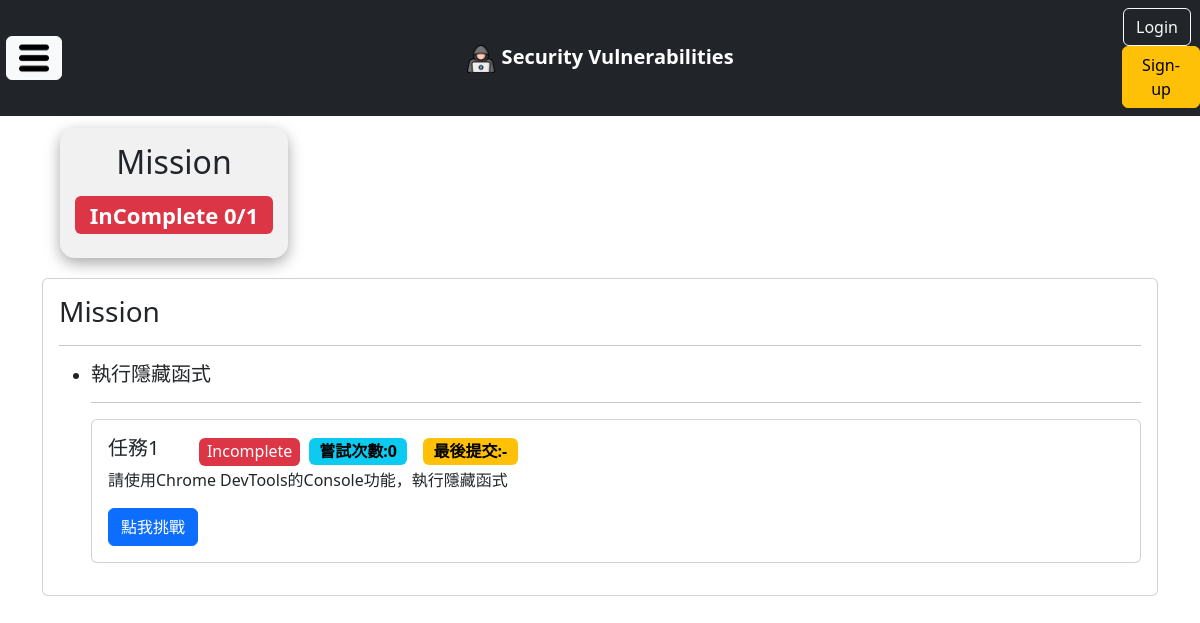
Page /devtools/console on the committed database.
### students/models.py (models this page shows, shortened)
class Mission(models.Model):
    title = models.CharField(max_length=100)
    description = models.TextField(default="")
    alias = models.CharField(max_length=100, default="")
    category = models.ForeignKey(MissionCategory, on_delete=models.CASCADE)

### students/views.py (the view)
# urls.py: path('devtools/console', students.devtools_console, name='DevConsole'),
def devtools_console(request):
    category_id = MissionCategory.objects.get(title='Console').id
    missions_info, missions_complete_count = StudentService.get_missions_info(request.user.id, category_id)
    return render(request, 'students/dev_console.html', locals())

### students/service.py (called while the page is built)
    def get_max_attempts(user_id, mission_id):
        max_attempts = MissionRecord.objects.filter(student_id=user_id, mission_id=mission_id).aggregate(Max('attempts'))['attempts__max']
        return max_attempts if max_attempts != None else 0

    def get_missions_info(user_id, category_id):
        missions_info = []
        missions = Mission.objects.filter(category_id=category_id)
        missions_complete_count = 0
        for mission in missions:
            records = MissionRecord.objects.filter(student_id=user_id, mission_id=mission.id)
            is_completed = records.filter(is_completed=True).exists()
            if is_completed:
                missions_complete_count += 1
            missions_info.append({
                'mission': mission,
                'records': records,
                'is_completed': is_completed,
                'attempts': StudentService.get_max_attempts(user_id, mission.id),
                'last_attempt': records.order_by('-created_at').first().created_at if records.exists() else ''
            })
        return missions_info, missions_complete_count

### students/templatetags/filter.py (called while the page is built)
@register.filter
def formatTime(datetime):
    if datetime == '':
        return '-'
    return datetime.strftime("%Y/%m/%d")

@register.filter
def length(list):
    return len(list)

### templates/students/dev_console.html (shortened to what this page needs)
{% extends "base.html" %}
{% block content%}
{% load filter %}
<a href="{% url 'Devtools' %}" class="btn" style="background-color: #575656ba;color:white;position:  absolute;left: 25px;">回上一頁</a>
<div class="row">
    <div class="col-9">
        <h1>Console</h1>
    </div>
    <div class="col-3" style="text-align: center;background-color: #e3e3e381;width: 20%;height: 130px;border-radius: 15px; box-shadow: rgba(0, 0, 0, 0.35) 0px 5px 15px;margin: 0px 30px;">
        {% if missions_complete_count == missions_info|length %}
        <h2 style="margin: 15px;">Mission</h2>
        <span class="badge bg-success" style="margin: 0px 0px 15px;font-size: 22px;">
            Complete {{ missions_complete_count }}/{{ missions_info|length }}
        </span>
        {% else %}
        <h2 style="margin: 15px;">Mission</h2>
        <span class="badge bg-danger" style="margin: 0px 0px 15px;font-size: 22px;">
            InComplete {{ missions_complete_count }}/{{ missions_info|length }}
        </span>
        {% endif %}
    </div>
</div>
<div class="card" style="margin: 20px 0px;">
    <div class="card-body">
        <h3 class="card-title">Mission</h3>
        <hr>
        {% for mission_info in missions_info %}
        <ul>
            <li>
                <h5>{{ mission_info.mission.title }}</h4>
                    <hr>
                    <div class="card">
                        <div class="card-body">
                            <div class="row" style="align-items: center;">
                                <h5 class="card-title col-1" style="display: inline;">任務{{ forloop.counter }}</h5>
                                <div class="col-11">
                                    <div style="width: 110px;display: inline-block;text-align: center;">
                                        {% if mission_info.is_completed %}
                                        <span class="badge bg-success">
                                            <h6 style="margin: 0;">Complete</h6>
                                        </span>
                                        {% else %}
                                        <span class="badge bg-danger">
                                            <h6 style="margin: 0;">Incomplete</h6>
                                        </span>
                                        {% endif %}
                                    </div>
                                    <div style="width: 110px;display: inline-block;">
                                        <span class="badge text-bg-info" style="font-size: 16px;">嘗試次數:{{mission_info.attempts }}</span>
                                    </div>
                                    <div style="width: 185px;display: inline-block;">
                                        <span class="badge text-bg-warning" style="font-size: 16px;">最後提交:{{mission_info.last_attempt|formatTime }}</span>
                                    </div>
                                </div>
                            </div>
                            <p class="card-text">{{ mission_info.mission.description }}</p>
                            <button type="button" class="btn btn-primary" data-bs-toggle="modal"
                                data-bs-target="#{{ mission_info.mission.alias }}">
                                點我挑戰
                            </button>
                        </div>
                    </div>
            </li>
        </ul>
        {% endfor %}
    </div>
</div>
{% endblock %}

### static/css/search.css (style rules this page uses)
h2 { text-align: center; }

### rows in the picture
Mission: mission "執行隱藏函式", attempts "0", last_attempt "-", mission.description "請使用Chrome DevTools的Console功能，執行隱藏函式"

### other values in the picture
{{ missions_complete_count }} "0"
{{ missions_info|length }} "1"
